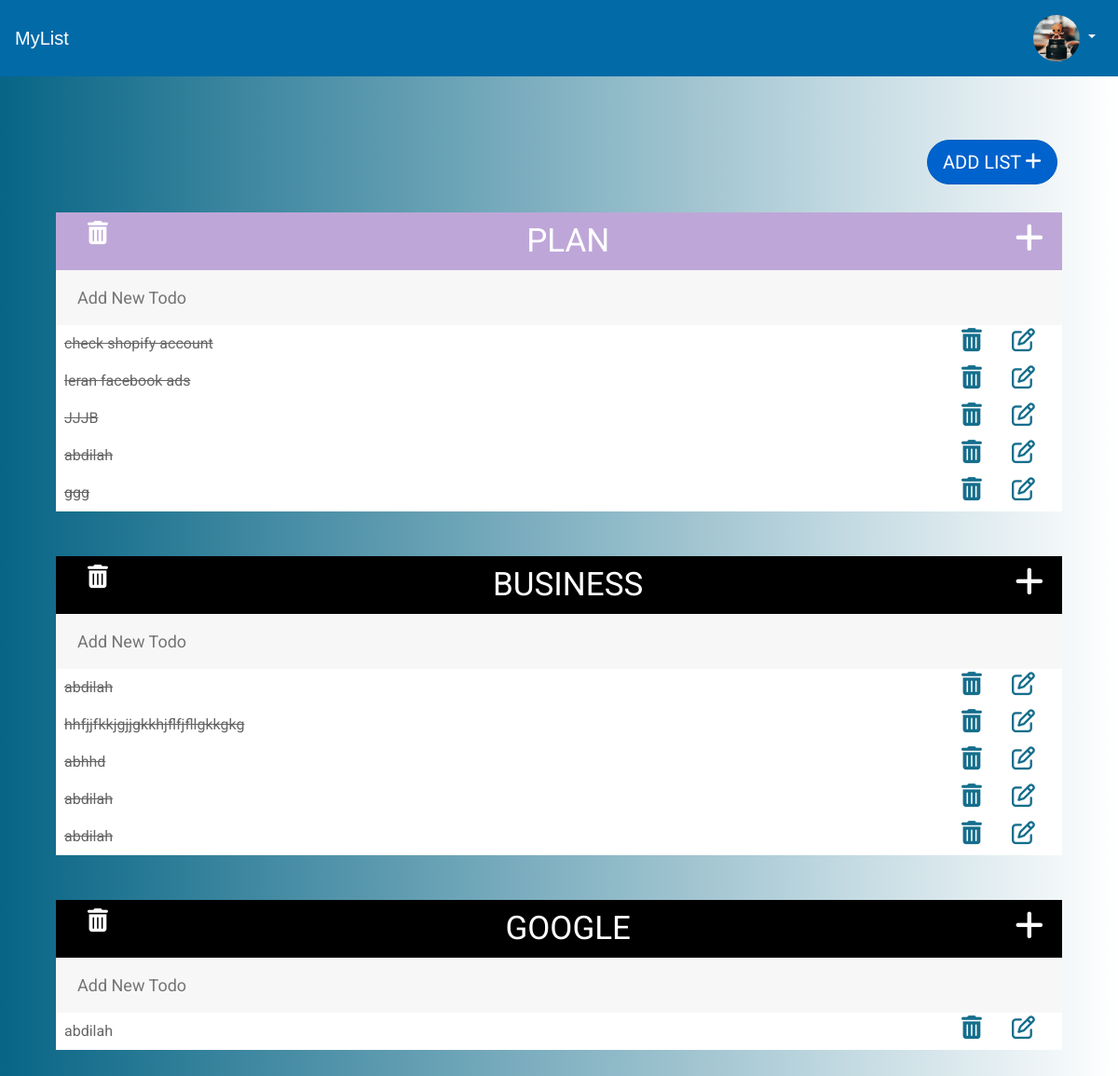
The app's page /profile.php (signed in) with its own data.
### tables this page shows
CREATE TABLE `user` (
  `user_id` int(11) NOT NULL,
  `user_name` varchar(255) NOT NULL,
  `password` varchar(255) NOT NULL,
  `email` varchar(255) NOT NULL,
  `first_name` varchar(255) NOT NULL,
  `last_name` varchar(255) NOT NULL,
  `photo` varchar(255) NOT NULL
);

CREATE TABLE `todolist` (
  `todolist_id` int(11) NOT NULL,
  `name` varchar(255) NOT NULL,
  `color` varchar(255) NOT NULL,
  `user_id` int(11) NOT NULL
);

CREATE TABLE `task` (
  `task_id` int(11) NOT NULL,
  `task_text` text NOT NULL,
  `done` tinyint(1) NOT NULL,
  `todolist_id` int(11) NOT NULL
);

### config/dbconfig.php (called while the page is built, shortened)
<?php
    require_once('./config/operations.php');
    class dbconfig
    {
        public function db_connect(){
        $servername = "localhost";
        $username = "root";
        $password = "";
     try {
       $this->connection = new PDO("mysql:host=$servername;dbname=list", $username, $password);
         } catch(PDOException $e) {
  echo "Connection failed: " . $e->getMessage();
               }
        }
    }
?>

### config/operations.php (called while the page is built, shortened)
<?php
    require_once('./config/dbconfig.php');
    $db = new dbconfig();
             class operations extends dbconfig{
  public function user($id) {
            global $db;
            $stmt = $db->connection->prepare('SELECT photo FROM user where user_id = ?');
           $stmt->execute(array($id));
            $result=$stmt->fetchAll();
           return $result;
        }
        public function viewTodo($id) {
            global $db;
            $stmt = $db->connection->prepare('SELECT * FROM todolist where user_id = ? ');
           $stmt->execute(array($id));
            $result=$stmt->fetchAll();
           return $result;
        }
    public function ajax($id) {
            global $db;
            $stmt = $db->connection->prepare('SELECT * FROM task where todolist_id=? ');
           $stmt->execute(array($id));
            $result=$stmt->fetchAll();
           return $result;
        }
     }
?>

### profile.php (the view, shortened to what this page needs)
<!doctype html>
  <?php
           require_once('./config/dbconfig.php');
    $db = new operations();
    $ID= $_SESSION['id'];
      $res =$db->viewTodo($ID);
      $resulat = $db->user($ID);
            if (isset($_SESSION['user'])) {
              ?>
<html lang="en">
<head>
    <link rel="stylesheet" href="https://stackpath.bootstrapcdn.com/bootstrap/4.5.0/css/bootstrap.min.css">
  <link rel="stylesheet" href="styles/home.css">
  <link rel="stylesheet" href="styles/style.css">
  <link rel="stylesheet" href="styles/todos.css">
</head>
<body>
  <header>
    <nav class="navbar navbar-expand-md navbar-dark fixed-top ">
      <a class="navbar-brand" href="index.php">MyList</a>
      <div class="collapse navbar-collapse" id="navbarCollapse">
        <ul class="navbar-nav ml-auto">
        <li class="nav-item dropdown">
        <a class="nav-link dropdown-toggle" href="#" id="navbarDropdownMenuLink" role="button" data-toggle="dropdown" aria-haspopup="true" aria-expanded="false">
          <img class="rounded-circle" src='imgs/<?php echo $resulat[0][0];?>'  style=" width: 50px; height: 50px">
        </a>
      </li>
        </ul>
        </div>
    </nav>
  </header>
  <div class="container">
  	<div class="row">
<div class="btn btn-primary pd-5 rounded-pill btn-lg active bns"   data-toggle="modal" data-target="#list"   >ADD LIST <i class="fa fa-plus float-right mt-1 ml-1"></i>
  	</div>
                <?php foreach ($res as $row) { ?>
  		<div class="col-lg-12 mb-5">
     <h2 style="background-color:<?php echo $row['color'] ?> "><?php echo $row['name'] ?><a href="dele.php?id=<?php echo $row['todolist_id']?>"><i class="fa fa-trash float-left" style="cursor: pointer;color: white "></i></a>
     <i class="fa fa-plus" data-toggle="modal" data-target="#add" style="cursor: pointer;"  lang="<?php echo $row['color'] ?>" title="<?php echo $row['name'] ?>"    id="<?php echo $row['todolist_id']?>" onclick="change(this);"></i></h2>
	<input type="text" onkeyup="jax(this)" id="<?php echo $row['todolist_id']?>" placeholder="Add New Todo">
           <?php
           $to=$row['todolist_id'];
           $taks = $db->ajax($to);
           foreach($taks as $task){
           $style = '';
        if($task["done"] == true){
                       $style = 'text-decoration: line-through';
                }
	echo '<ul class="ul" id="ul" >';
		echo '
		<li onclick="update(this);" style="'.$style.';cursor:pointer; padding-left:9px;
" id="'.$task["task_id"].'">'.$task['task_text'].'</li><div class="vv"><i onclick="delet(this);" id="'.$task['task_id'].'" class="fa fa-trash  mr-1" ></i><i onclick="cha(this);" id="'.$task['task_id'].'" title="'.$task['task_text'].'"   class="fa fa-edit" data-toggle="modal" data-target="#chan"></i></div>';
	echo '</ul>';
	} ?>
	</div>
	<?php } ?>
	</div>
</div>
        <?php
          }else{
            header('Location:login.php');
            exit();
          }
        ?>
</body>
</html>

### styles/home.css (style rules this page uses)
nav { background-color:#026aa7; }
.navbar-dark .navbar-nav .nav-link { color:white; }
.navbar-nav li a { font-family: "montserrat", sans-serif; }
nav a { font-family: "montserrat", sans-serif; }

### styles/style.css (style rules this page uses)
* { box-sizing: border-box; margin: 0; padding: 0; }
body { font-size: 16px; background: #eee; margin-bottom: 100px; }
h2 { font-family: 'Roboto', sans-serif; text-align: center; font-size: 48px; font-weight: 30px; }

### styles/todos.css (style rules this page uses)
body { font-family: 'Roboto'; background: #076585; background: -webkit-linear-gradient(to right, #076585, #fff); background: linear-gradient(to right, #076585, #fff); }
.container { margin-top: 150px; }
.row .vv { height: 40px; line-height: 40px; background: #fff; color: #666; display:inline-block; width: 10%; }
.fa-trash,.fa-edit { width: 50px; height: 20px; font-size: 25px; color: #156e8c; cursor: pointer; }
.row h2 { margin: 0; background: #2980b9; color: white; font-size: 35px; text-transform: uppercase; padding: 10px 20px; font-weight: normal; }
.row ul { list-style: none; margin: 0; padding: 0; }
.row li { height: 40px; line-height: 40px; background: #fff; color: #666; display:inline-block; width:90%; }
.row input[type="text"] { font-size: 18px; background-color: #f7f7f7; width: 100%; padding: 13px 13px 13px 20px; box-sizing: border-box; color: #2980b9; border: 3px solid rgba(0, 0, 0, 0); }
.row .fa-plus { float: right; }
.row { margin: 100px auto; border: 0 0 3px rgba(0,0,0, 0.1); }
.bns { font-size: 20px; margin-left: 950px; margin-bottom: 30px; }

### records on screen
user: photo (picture)
todolist: name "PLAN"
task: task_text "check shopify account"
task: task_text "leran facebook ads"
task: task_text "JJJB"
task: task_text "abdilah"
task: task_text "ggg"
todolist: name "BUSINESS"
task: task_text "abdilah"
task: task_text "hhfjjfkkjgjjgkkhjflfjfllgkkgkg"
task: task_text "abhhd"
task: task_text "abdilah"
task: task_text "abdilah"
todolist: name "GOOGLE"
task: task_text "abdilah"
